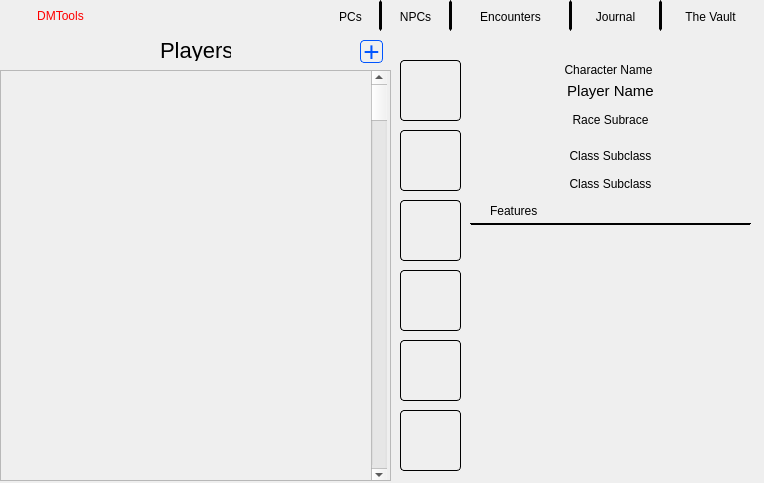
<?xml version="1.0" encoding="UTF-8"?>
<ui version="4.0">
 <class>Form</class>
 <widget class="QWidget" name="Form">
  <property name="geometry">
   <rect>
    <x>0</x>
    <y>0</y>
    <width>764</width>
    <height>483</height>
   </rect>
  </property>
  <property name="windowTitle">
   <string>DMTools</string>
  </property>
  <property name="styleSheet">
   <string notr="true">font: 14pt &quot;Josefin Sans&quot;;</string>
  </property>
  <widget class="QPushButton" name="vault_menu_btn">
   <property name="geometry">
    <rect>
     <x>660</x>
     <y>0</y>
     <width>101</width>
     <height>31</height>
    </rect>
   </property>
   <property name="styleSheet">
    <string notr="true">border: 2px solid;
border-top-color: rgba(255, 255, 255, 0);
border-right-color: rgba(255, 255, 255, 0);
border-bottom-color: rgba(255, 255, 255, 0);
padding-top: 2px;
font: 700 14pt &quot;Tektur&quot;;</string>
   </property>
   <property name="text">
    <string>The Vault</string>
   </property>
  </widget>
  <widget class="QPushButton" name="journal_menu_btn">
   <property name="geometry">
    <rect>
     <x>570</x>
     <y>0</y>
     <width>91</width>
     <height>31</height>
    </rect>
   </property>
   <property name="styleSheet">
    <string notr="true">border: 2px solid;
border-top-color: rgba(255, 255, 255, 0);
border-bottom-color: rgba(255, 255, 255, 0);
padding-top: 2px;
font: 700 14pt &quot;Tektur&quot;;</string>
   </property>
   <property name="text">
    <string>Journal</string>
   </property>
  </widget>
  <widget class="QPushButton" name="encounter_menu_btn">
   <property name="geometry">
    <rect>
     <x>450</x>
     <y>0</y>
     <width>121</width>
     <height>31</height>
    </rect>
   </property>
   <property name="styleSheet">
    <string notr="true">border: 2px solid;
border-top-color: rgba(255, 255, 255, 0);
border-bottom-color: rgba(255, 255, 255, 0);
padding-top: 2px;
font: 700 14pt &quot;Tektur&quot;;</string>
   </property>
   <property name="text">
    <string>Encounters</string>
   </property>
  </widget>
  <widget class="QPushButton" name="npc_menu_btn">
   <property name="geometry">
    <rect>
     <x>380</x>
     <y>0</y>
     <width>71</width>
     <height>31</height>
    </rect>
   </property>
   <property name="styleSheet">
    <string notr="true">border: 1.5px solid;
border-top-color: rgba(255, 255, 255, 0);
border-bottom-color: rgba(255, 255, 255, 0);
padding-top: 2px;
font: 700 14pt &quot;Tektur&quot;;</string>
   </property>
   <property name="text">
    <string>NPCs</string>
   </property>
  </widget>
  <widget class="QPushButton" name="pc_menu_btn">
   <property name="geometry">
    <rect>
     <x>320</x>
     <y>0</y>
     <width>61</width>
     <height>31</height>
    </rect>
   </property>
   <property name="styleSheet">
    <string notr="true">border: 1.5px solid;
border-top-color: rgba(255, 255, 255, 0);
border-bottom-color: rgba(255, 255, 255, 0);
border-left-color: rgba(255, 255, 255, 0);
padding-top: 2px;
font: 700 14pt &quot;Tektur&quot;;</string>
   </property>
   <property name="text">
    <string>PCs</string>
   </property>
  </widget>
  <widget class="QLabel" name="label">
   <property name="geometry">
    <rect>
     <x>0</x>
     <y>0</y>
     <width>121</width>
     <height>31</height>
    </rect>
   </property>
   <property name="styleSheet">
    <string notr="true">font: 700 20pt &quot;Tektur&quot;;
color: rgb(255, 0, 0);</string>
   </property>
   <property name="text">
    <string>DMTools</string>
   </property>
   <property name="alignment">
    <set>Qt::AlignCenter</set>
   </property>
  </widget>
  <widget class="QLabel" name="label_2">
   <property name="geometry">
    <rect>
     <x>160</x>
     <y>40</y>
     <width>71</width>
     <height>21</height>
    </rect>
   </property>
   <property name="styleSheet">
    <string notr="true">font-size: 22px;</string>
   </property>
   <property name="text">
    <string>Players</string>
   </property>
  </widget>
  <widget class="QPushButton" name="add_player_btn">
   <property name="geometry">
    <rect>
     <x>360</x>
     <y>40</y>
     <width>23</width>
     <height>23</height>
    </rect>
   </property>
   <property name="styleSheet">
    <string notr="true">QPushButton{
font-size: 28px;
border: 1px solid;
border-color: rgb(0, 85, 255);
color: rgb(0, 85, 255);
border-radius: 4px;
padding-bottom: 1px;}

QPushButton:hover{
	background-color: rgb(227, 227, 227);
}</string>
   </property>
   <property name="text">
    <string>+</string>
   </property>
  </widget>
  <widget class="QScrollArea" name="scrollArea">
   <property name="geometry">
    <rect>
     <x>0</x>
     <y>70</y>
     <width>391</width>
     <height>411</height>
    </rect>
   </property>
   <property name="widgetResizable">
    <bool>true</bool>
   </property>
   <widget class="QWidget" name="scrollAreaWidgetContents">
    <property name="geometry">
     <rect>
      <x>0</x>
      <y>0</y>
      <width>389</width>
      <height>409</height>
     </rect>
    </property>
    <widget class="QScrollBar" name="verticalScrollBar">
     <property name="geometry">
      <rect>
       <x>370</x>
       <y>0</y>
       <width>16</width>
       <height>411</height>
      </rect>
     </property>
     <property name="minimumSize">
      <size>
       <width>0</width>
       <height>411</height>
      </size>
     </property>
     <property name="orientation">
      <enum>Qt::Vertical</enum>
     </property>
    </widget>
   </widget>
  </widget>
  <widget class="QLabel" name="character_name">
   <property name="geometry">
    <rect>
     <x>468</x>
     <y>60</y>
     <width>281</width>
     <height>20</height>
    </rect>
   </property>
   <property name="text">
    <string>Character Name</string>
   </property>
   <property name="alignment">
    <set>Qt::AlignCenter</set>
   </property>
  </widget>
  <widget class="QLabel" name="player_name">
   <property name="geometry">
    <rect>
     <x>470</x>
     <y>83</y>
     <width>281</width>
     <height>16</height>
    </rect>
   </property>
   <property name="styleSheet">
    <string notr="true">font-size: 15px;</string>
   </property>
   <property name="text">
    <string>Player Name</string>
   </property>
   <property name="alignment">
    <set>Qt::AlignCenter</set>
   </property>
  </widget>
  <widget class="QLabel" name="race">
   <property name="geometry">
    <rect>
     <x>470</x>
     <y>110</y>
     <width>281</width>
     <height>20</height>
    </rect>
   </property>
   <property name="styleSheet">
    <string notr="true"/>
   </property>
   <property name="text">
    <string>Race Subrace</string>
   </property>
   <property name="alignment">
    <set>Qt::AlignCenter</set>
   </property>
  </widget>
  <widget class="QLabel" name="class1">
   <property name="geometry">
    <rect>
     <x>470</x>
     <y>146</y>
     <width>281</width>
     <height>20</height>
    </rect>
   </property>
   <property name="text">
    <string>Class Subclass</string>
   </property>
   <property name="alignment">
    <set>Qt::AlignCenter</set>
   </property>
  </widget>
  <widget class="QLabel" name="class2">
   <property name="geometry">
    <rect>
     <x>470</x>
     <y>174</y>
     <width>281</width>
     <height>20</height>
    </rect>
   </property>
   <property name="text">
    <string>Class Subclass</string>
   </property>
   <property name="alignment">
    <set>Qt::AlignCenter</set>
   </property>
  </widget>
  <widget class="QFrame" name="frame">
   <property name="geometry">
    <rect>
     <x>400</x>
     <y>60</y>
     <width>61</width>
     <height>61</height>
    </rect>
   </property>
   <property name="styleSheet">
    <string notr="true">border: 1px solid;
border-radius: 4px;</string>
   </property>
   <property name="frameShape">
    <enum>QFrame::StyledPanel</enum>
   </property>
   <property name="frameShadow">
    <enum>QFrame::Raised</enum>
   </property>
  </widget>
  <widget class="QFrame" name="frame_2">
   <property name="geometry">
    <rect>
     <x>400</x>
     <y>130</y>
     <width>61</width>
     <height>61</height>
    </rect>
   </property>
   <property name="styleSheet">
    <string notr="true">border: 1px solid;
border-radius: 4px;</string>
   </property>
   <property name="frameShape">
    <enum>QFrame::StyledPanel</enum>
   </property>
   <property name="frameShadow">
    <enum>QFrame::Raised</enum>
   </property>
  </widget>
  <widget class="QFrame" name="frame_3">
   <property name="geometry">
    <rect>
     <x>400</x>
     <y>200</y>
     <width>61</width>
     <height>61</height>
    </rect>
   </property>
   <property name="styleSheet">
    <string notr="true">border: 1px solid;
border-radius: 4px;</string>
   </property>
   <property name="frameShape">
    <enum>QFrame::StyledPanel</enum>
   </property>
   <property name="frameShadow">
    <enum>QFrame::Raised</enum>
   </property>
  </widget>
  <widget class="QFrame" name="frame_4">
   <property name="geometry">
    <rect>
     <x>400</x>
     <y>270</y>
     <width>61</width>
     <height>61</height>
    </rect>
   </property>
   <property name="styleSheet">
    <string notr="true">border: 1px solid;
border-radius: 4px;</string>
   </property>
   <property name="frameShape">
    <enum>QFrame::StyledPanel</enum>
   </property>
   <property name="frameShadow">
    <enum>QFrame::Raised</enum>
   </property>
  </widget>
  <widget class="QFrame" name="frame_5">
   <property name="geometry">
    <rect>
     <x>400</x>
     <y>340</y>
     <width>61</width>
     <height>61</height>
    </rect>
   </property>
   <property name="styleSheet">
    <string notr="true">border: 1px solid;
border-radius: 4px;</string>
   </property>
   <property name="frameShape">
    <enum>QFrame::StyledPanel</enum>
   </property>
   <property name="frameShadow">
    <enum>QFrame::Raised</enum>
   </property>
  </widget>
  <widget class="QFrame" name="frame_6">
   <property name="geometry">
    <rect>
     <x>400</x>
     <y>410</y>
     <width>61</width>
     <height>61</height>
    </rect>
   </property>
   <property name="styleSheet">
    <string notr="true">border: 1px solid;
border-radius: 4px;</string>
   </property>
   <property name="frameShape">
    <enum>QFrame::StyledPanel</enum>
   </property>
   <property name="frameShadow">
    <enum>QFrame::Raised</enum>
   </property>
  </widget>
  <widget class="QLabel" name="label_8">
   <property name="geometry">
    <rect>
     <x>490</x>
     <y>201</y>
     <width>81</width>
     <height>20</height>
    </rect>
   </property>
   <property name="text">
    <string>Features</string>
   </property>
  </widget>
  <widget class="QScrollArea" name="features">
   <property name="geometry">
    <rect>
     <x>470</x>
     <y>223</y>
     <width>281</width>
     <height>258</height>
    </rect>
   </property>
   <property name="styleSheet">
    <string notr="true">border-top: 1px solid;</string>
   </property>
   <property name="widgetResizable">
    <bool>true</bool>
   </property>
   <widget class="QWidget" name="scrollAreaWidgetContents_2">
    <property name="geometry">
     <rect>
      <x>0</x>
      <y>0</y>
      <width>279</width>
      <height>256</height>
     </rect>
    </property>
   </widget>
  </widget>
 </widget>
 <resources>
  <include location="files/fonts.qrc"/>
 </resources>
 <connections/>
</ui>
